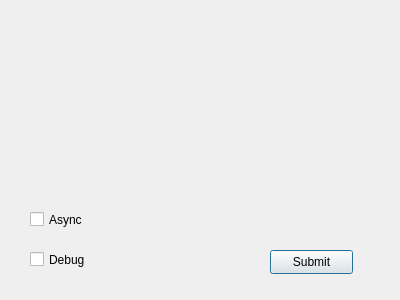
<?xml version="1.0" encoding="UTF-8"?>
<ui version="4.0">
 <class>Dialog</class>
 <widget class="QDialog" name="Dialog">
  <property name="geometry">
   <rect>
    <x>0</x>
    <y>0</y>
    <width>400</width>
    <height>300</height>
   </rect>
  </property>
  <property name="windowTitle">
   <string>Dialog</string>
  </property>
  <widget class="QPushButton" name="btnSubmit">
   <property name="geometry">
    <rect>
     <x>270</x>
     <y>250</y>
     <width>83</width>
     <height>24</height>
    </rect>
   </property>
   <property name="text">
    <string>Submit</string>
   </property>
  </widget>
  <widget class="QCheckBox" name="checkBox">
   <property name="geometry">
    <rect>
     <x>30</x>
     <y>250</y>
     <width>84</width>
     <height>19</height>
    </rect>
   </property>
   <property name="text">
    <string>Debug</string>
   </property>
  </widget>
  <widget class="QCheckBox" name="checkBox_2">
   <property name="geometry">
    <rect>
     <x>30</x>
     <y>210</y>
     <width>84</width>
     <height>19</height>
    </rect>
   </property>
   <property name="text">
    <string>Async</string>
   </property>
  </widget>
 </widget>
 <resources/>
 <connections/>
</ui>
